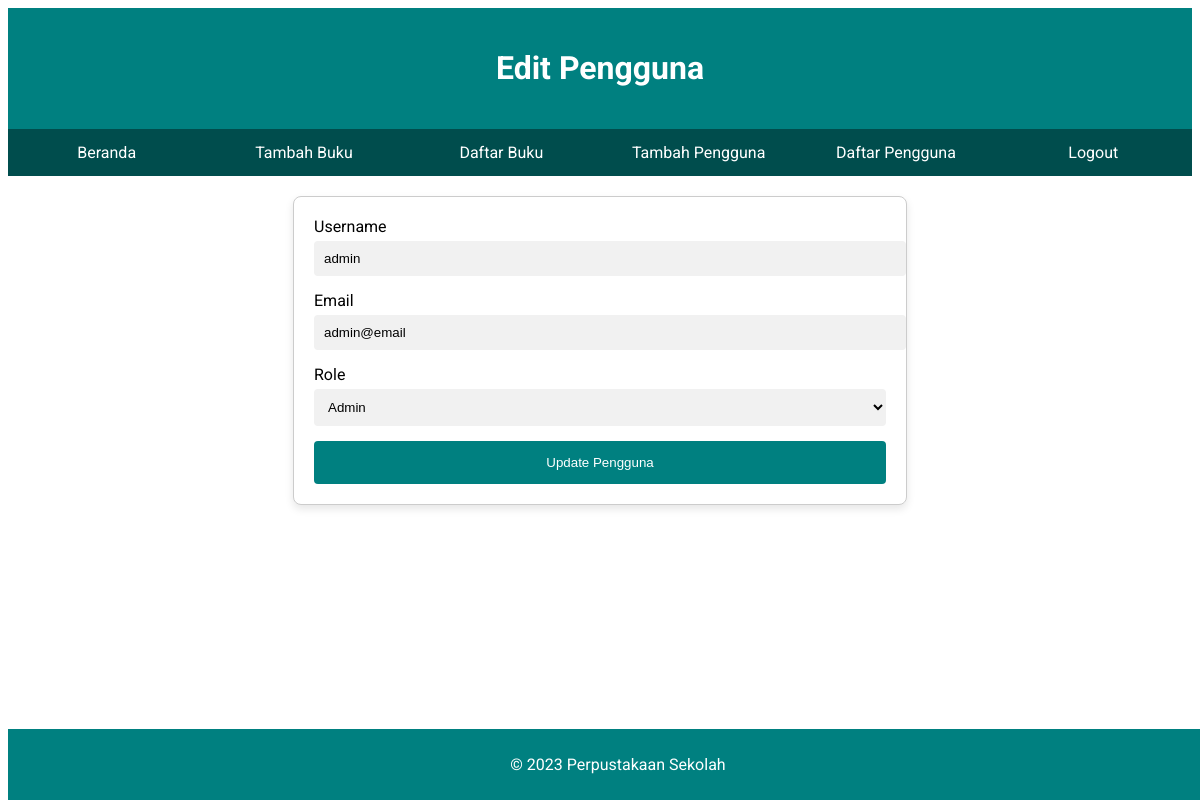
/admin/edit_user.php?id=1 (signed in), run on the app's committed database.
### tables this page shows
CREATE TABLE `users` (
  `id` int(11) NOT NULL,
  `username` varchar(50) NOT NULL,
  `email` varchar(100) NOT NULL,
  `password` varchar(255) NOT NULL,
  `role` enum('admin','peminjam') NOT NULL,
  `created_at` timestamp NOT NULL DEFAULT current_timestamp()
);

### admin/edit_user.php (the view, shortened to what this page needs)
<?php
include '../config/db.php';
$id = $_GET['id'];
$query = "SELECT * FROM users WHERE id='$id'";
$result = $conn->query($query);
if ($result->num_rows == 1) {
    $user = $result->fetch_assoc();
} else {
    echo "<script>alert('Pengguna tidak ditemukan!'); window.location='list_users.php';</script>";
}
?>
<!DOCTYPE html>
<html lang="id">
<head>
    <link rel="stylesheet" href="../assets/css/style.css">
</head>
<body>
    <div class="header">
        <h1>Edit Pengguna</h1>
    </div>
    <div class="navbar">
        <a href="admin_dashboard.php">Beranda</a>
        <a href="add_book.php">Tambah Buku</a>
        <a href="view_book.php">Daftar Buku</a>
        <a href="add_user.php">Tambah Pengguna</a>
        <a href="list_user.php">Daftar Pengguna</a>
        <a href="logout.php">Logout</a>
    </div>
    <div class="container">
        <div class="form-container">
            <form method="POST" action="">
                <label>Username</label>
                <input type="text" name="username" value="<?php echo htmlspecialchars($user['username']); ?>" required>
                <label>Email</label>
                <input type="email" name="email" value="<?php echo htmlspecialchars($user['email']); ?>" required>
                <label>Role</label>
                <select name="role">
                    <option value="admin" <?php if ($user['role'] == 'admin') echo 'selected'; ?>>Admin</option>
                </select>
                <button type="submit">Update Pengguna</button>
            </form>
        </div>
    </div>
    <div class="footer">
        <p>&copy; 2023 Perpustakaan Sekolah</p>
    </div>
</body>
</html>

### assets/css/style.css (style rules this page uses)
body { font-family: 'Roboto', sans-serif; background-color: #ffffff; }
.header { background-color: #008080; color: #fff; padding: 20px; text-align: center; }
.navbar { display: flex; background-color: #004d4d; overflow: hidden; }
.navbar a { flex: 1; color: #fff; text-align: center; padding: 14px 0; text-decoration: none; transition: background-color 0.3s ease; }
.container { padding: 20px; }
.footer { background-color: #008080; color: #fff; text-align: center; padding: 10px; position: fixed; bottom: 0; width: 100%; }
.form-container { background-color: #fff; padding: 20px; margin: auto; width: 50%; border: 1px solid #ccc; box-shadow: 0 4px 8px rgba(0, 0, 0, 0.1); border-radius: 8px; }
.form-container input[type=text], .form-container input[type=password], .form-container input[type=email], .form-container select { width: 100%; padding: 10px; margin: 5px 0 15px 0; border: none; background: #f1f1f1; border-radius: 4px; }
.form-container button { background-color: #008080; color: #fff; padding: 14px 20px; border: none; cursor: pointer; width: 100%; transition: background-color 0.3s ease; border-radius: 4px; }
a { text-decoration: none; }

### data on the page
users: username "admin", email "admin@email", role "Admin"
